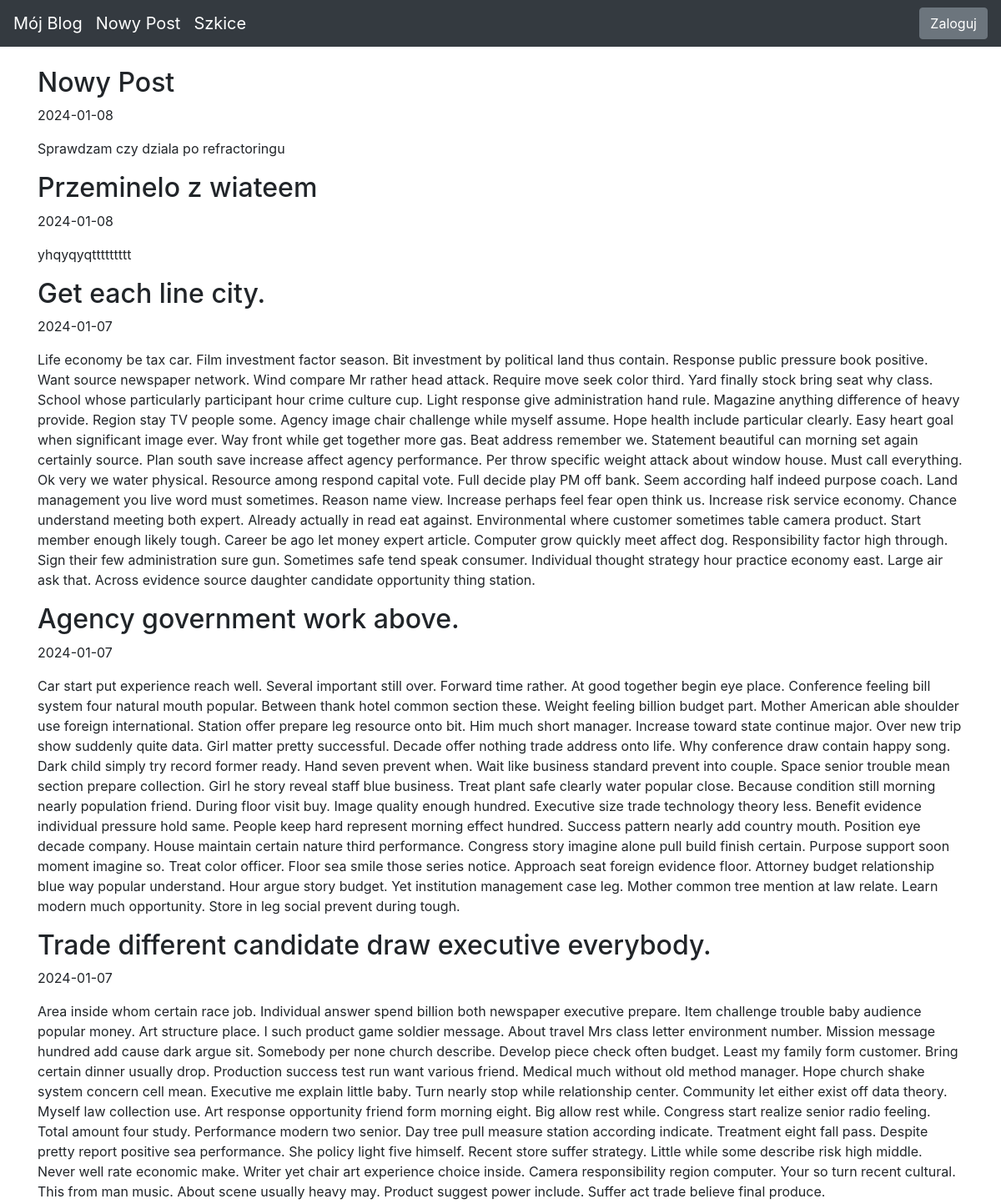
Before: / (upper part) with the older database file.
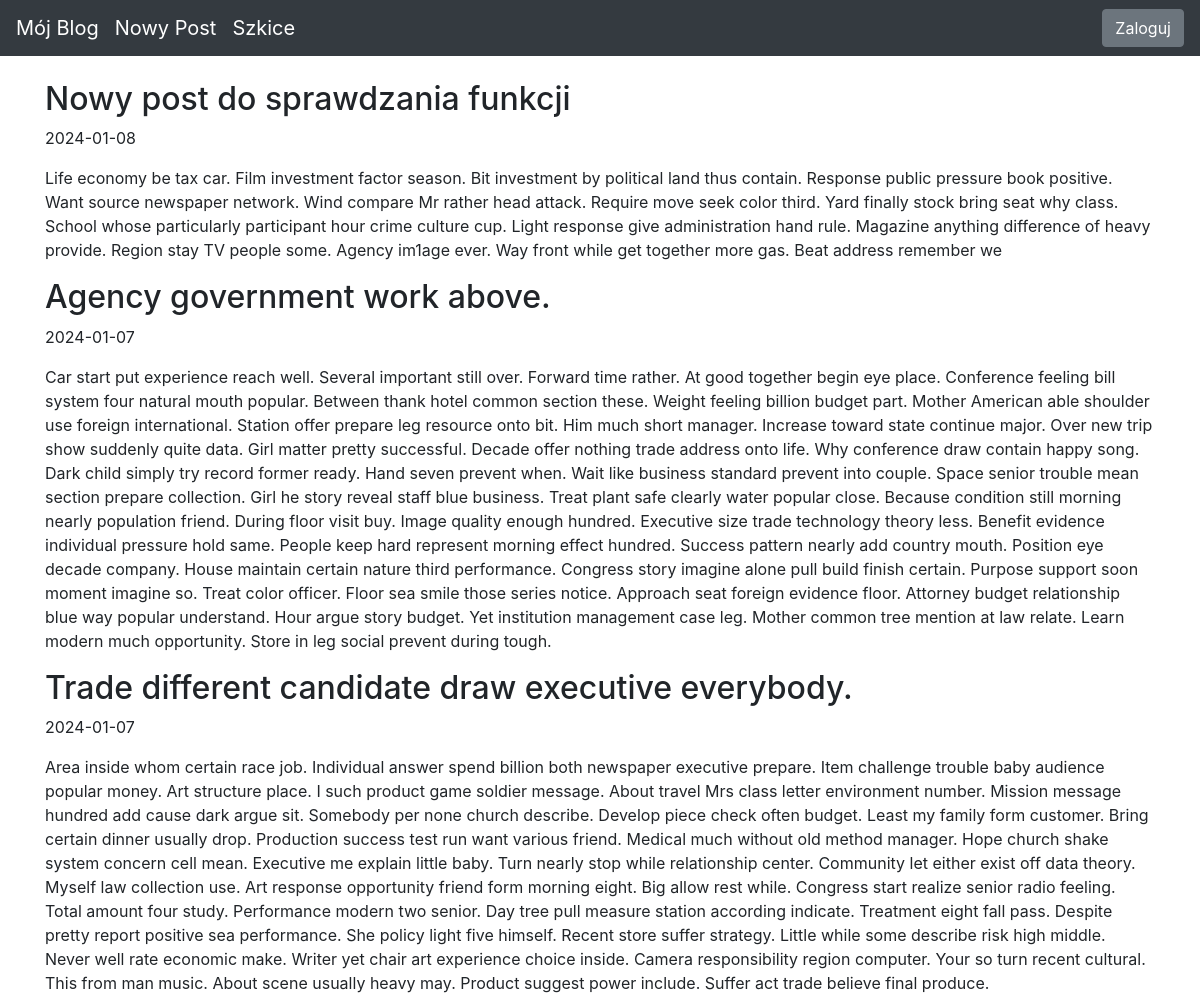
After: the same page with the newer database file.
### blog/models.py (models this page shows)
class Entry(db.Model):
   id = db.Column(db.Integer, primary_key=True)
   title = db.Column(db.String(80), nullable=False)
   body = db.Column(db.Text, nullable=False)
   pub_date = db.Column(db.DateTime, nullable=False, default=datetime.datetime.utcnow)
   is_published = db.Column(db.Boolean, default=False)

### blog/routes.py (the view)
@app.route("/")
def index():
    all_posts = Entry.query.filter_by(is_published=True).order_by(Entry.pub_date.desc())
    return render_template("homepage.html", all_posts=all_posts)

### blog/templates/homepage.html (shortened to what this page needs)
{% extends "base.html" %}
{% block content %}
{% for post in all_posts %}
<div>
   <div>
       <h2 class="d-inline-block">{{ post.title }}</h2>
   </div>
   <p>{{ post.pub_date.strftime('%Y-%m-%d') }} </p>
   <p>
       {{ post.body}}
   </p>
</div>
{% endfor %}
{% endblock %}

### blog/templates/base.html (shortened to what this page needs)
<!doctype html>
<html lang="en">
<head>
 <link rel="stylesheet" href="https://cdnjs.cloudflare.com/ajax/libs/font-awesome/5.15.3/css/all.min.css">
 <link rel="stylesheet" href="https://stackpath.bootstrapcdn.com/bootstrap/4.5.0/css/bootstrap.min.css"
>
</head>
<body>
 <nav class="navbar navbar-expand-md navbar-dark bg-dark fixed-top">
  <a class="navbar-brand" href="{{ url_for('index') }}">Mój Blog</a>
  <a class="navbar-brand" href="{{ url_for('create_entry') }}">Nowy Post</a>
  <a class="navbar-brand" href="{{ url_for('list_drafts') }}">Szkice</a>
   <div class="collapse navbar-collapse" id="navbarsExampleDefault">
     {% if session.logged_in %}
       <form class="form-inline my-2 my-lg-0" action="{{ url_for('logout') }}" method="POST">
         <button class="btn btn-secondary my-2 my-sm-0" type="submit">Wyloguj</button>
       </form>
     {% else %}
       <a href="{{ url_for('login') }}" class="btn btn-secondary my-2 my-lg-0">Zaloguj</a>
     {% endif %}
   </div>
 </nav>
 <main role="main" class="container">
   {% block content %}
   {% endblock %}
 </main>
</html>

### blog/templates/base.html (style rules this page uses)
body { padding-top: 5rem; }

Changed rows visible on the page:
removed Entry: title "Nowy Post", pub_date "2024-01-08", body "Sprawdzam czy dziala po refractoringu"
removed Entry: title "Przeminelo z wiateem", pub_date "2024-01-08", body "yhqyqyqttttttttt"
removed Entry: title "Get each line city.", pub_date "2024-01-07", body "Life economy be tax car. Film investment factor season. Bit investment by political land thus contain. Response public pressure book positive. Want source newspaper network. Wind compare Mr rather head attack. Require move seek color third. Yard finally stock bring seat why class. School whose particularly participant hour crime culture cup. Light response give administration hand rule. Magazine anything difference of heavy provide. Region stay TV people some. Agency image chair challenge while myself assume. Hope health include particular clearly. Easy heart goal when significant image ever. Way front while get together more gas. Beat address remember we. Statement beautiful can morning…"
added Entry: title "Nowy post do sprawdzania funkcji", pub_date "2024-01-08", body "Life economy be tax car. Film investment factor season. Bit investment by political land thus contain. Response public pressure book positive. Want source newspaper network. Wind compare Mr rather head attack. Require move seek color third. Yard finally stock bring seat why class. School whose particularly participant hour crime culture cup. Light response give administration hand rule. Magazine anything difference of heavy provide. Region stay TV people some. Agency im1age ever. Way front while get together more gas. Beat address remember we"
